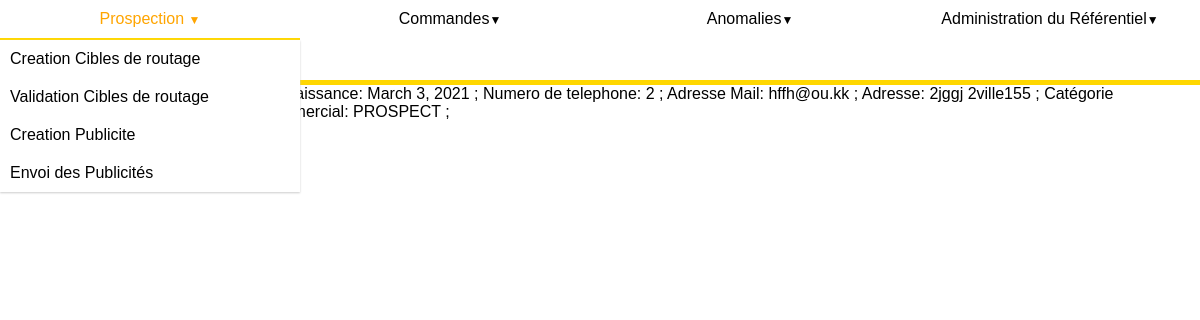
Screenshot of /referentiel/delindividu/1 with the database file from the repository.
### referentiel/models.py (models this page shows, shortened)
class Individu(models.Model):
    nom = models.CharField(max_length=50)
    prenom = models.CharField(max_length=50)
    datenaissance = models.DateField()
    ntel = models.DecimalField(max_digits=10, decimal_places=0)
    mail = models.EmailField(null=True)
    adresse = models.ForeignKey(Adresse, on_delete=models.CASCADE)
    catprofessionnelle = models.ForeignKey(
        Catprofessionnelle, on_delete=models.CASCADE)
    prospect = "PROSPECT"
    client = "CLIENT"
    interdit = "INTERDIT"
    cat_choix = [(prospect, "possible client"),
                 (client, "client"),
                 (interdit, " client interdit")
                 ]
    catcommerciale = models.CharField(
        max_length=20, choices=cat_choix, default=prospect)

class Adresse(models.Model):
    numero = models.IntegerField()
    rue = models.CharField(max_length=100)
    codepostal = models.DecimalField(max_digits=5, decimal_places=0)
    ville = models.CharField(max_length=50)
    def __str__(self) -> str:
        return str(self.numero)+self.rue+"\n"+str(self.codepostal)+self.ville

### referentiel/views.py (the view)
# urls.py: path('delindividu/<str:pk>', views.delIndividu, name='supressionIndividu'),
def delIndividu(request, pk):
    individu = get_object_or_404(Individu, pk=pk)
    if(request.method == "POST"):
        if "annuler" in request.POST:
            return redirect('/referentiel/individus')
        else:
            individu.delete()
            return redirect('/referentiel/individus')
    contexte = {'individu': individu}
    return render(request, 'referentiel/deleteindividu.html', contexte)

### referentiel/models.py (called while the page is built)
    def __str__(self) -> str:
        return self.nom

### referentiel/templates/referentiel/deleteindividu.html (shortened to what this page needs)
{% extends 'referentiel/referentiel_view.html' %}
{%block content %}
<p>
    Id:{{individu.id}};
    Nom: {{individu.nom}};
    Prenom: {{individu.prenom}} ;
    Date de naissance: {{individu.datenaissance}} ;
    Numero de telephone: {{individu.ntel}} ;
    Adresse Mail: {{individu.mail}} ;
    Adresse: {{individu.adresse}} ;
    Catégorie Professionnelle: {{individu.catprofessionnelle}} ;
    Catégorie Commercial: {{individu.catcommerciale}} ;
</p>
<form method="post">
    <button type="submit">Suprimmer Individu</button>
    <button type="submit" name='annuler'>Annuler</button>
</form>
{%endblock content %}

### referentiel/static/referentiel/navigationbar.css (style rules this page uses)
* { margin: 0px; padding: 0px; font-family: Avenir, sans-serif; }

### rows the page displays
Individu: id "1", nom "fdsf", prenom "dsqd", datenaissance "March 3, 2021", ntel "2", mail "hffh@ou.kk", adresse "2jggj 2ville155", catcommerciale "PROSPECT"
